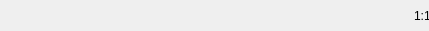
<?xml version="1.0" encoding="UTF-8"?>
<ui version="4.0">
 <class>editorStatusBar</class>
 <widget class="QWidget" name="editorStatusBar">
  <property name="geometry">
   <rect>
    <x>0</x>
    <y>0</y>
    <width>429</width>
    <height>31</height>
   </rect>
  </property>
  <property name="windowTitle">
   <string>Form</string>
  </property>
  <widget class="QWidget" name="horizontalLayoutWidget">
   <property name="geometry">
    <rect>
     <x>0</x>
     <y>0</y>
     <width>431</width>
     <height>31</height>
    </rect>
   </property>
   <layout class="QHBoxLayout" name="horizontalLayout">
    <item>
     <spacer name="horizontalSpacer">
      <property name="orientation">
       <enum>Qt::Horizontal</enum>
      </property>
      <property name="sizeHint" stdset="0">
       <size>
        <width>60</width>
        <height>20</height>
       </size>
      </property>
     </spacer>
    </item>
    <item>
     <widget class="QLabel" name="cursorPos">
      <property name="minimumSize">
       <size>
        <width>10</width>
        <height>10</height>
       </size>
      </property>
      <property name="text">
       <string>1:1</string>
      </property>
     </widget>
    </item>
   </layout>
  </widget>
 </widget>
 <resources/>
 <connections/>
</ui>
